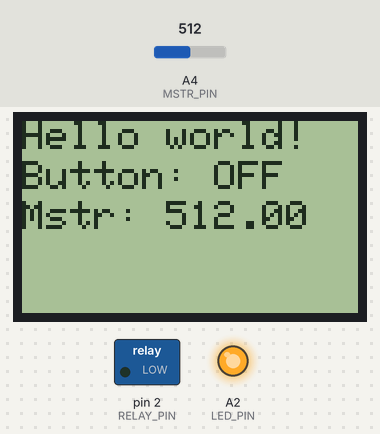
A sketch run on a simulated Arduino Uno, built with avr-gcc and run on an emulated ATmega328P. On the bench: 84×48 one-colour display, switched loads named in the sketch (green lamp = pin HIGH), output pins drawn as LEDs (lit = HIGH). Inputs (shaded band) come from the test bench; at power-on: A4 (MSTR_PIN) = 512.

Above: at 2.6 s.
2.7 s: A4 (MSTR_PIN) set to 716
At 4.8 s:
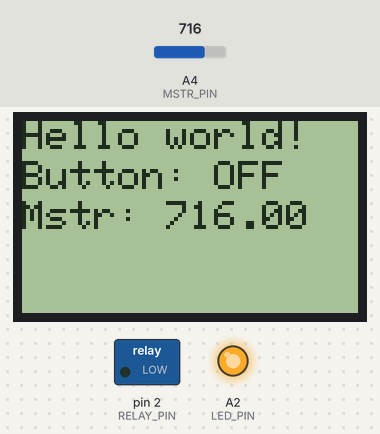
5.5 s: A4 (MSTR_PIN) set to 900
At 6.3 s:
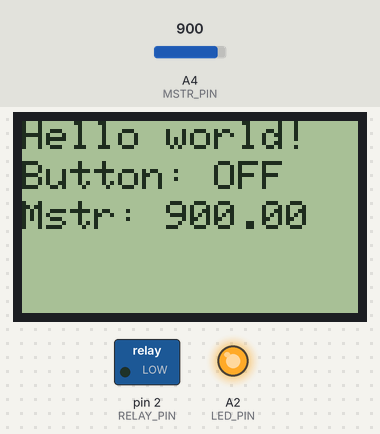
8.3 s: A4 (MSTR_PIN) set to 1023
At 10.6 s:
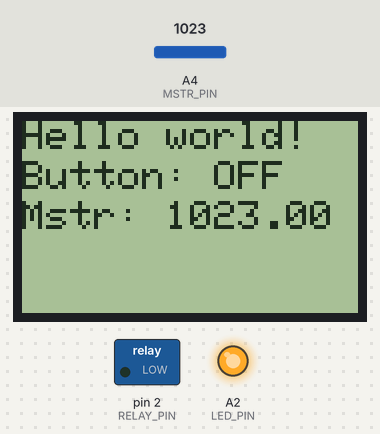
Timing chart, 0 to 12.1 s (numbered marks = the images above; inputs shaded):
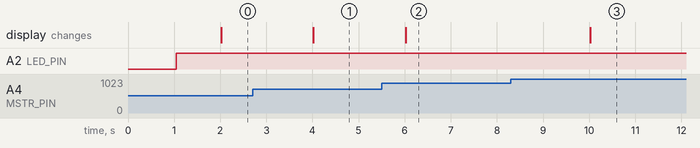

The sketch:

Irrigation20.ino
```cpp
//#include <Arduino.h>
#include "UIController.h"
#include "MeasureStore.h"
#include "IrrigateTask.h"

#define RELAY_PIN 2        // Pomp relay
// Nokia 5110
#define DISP_RST_PIN 4     // LCD reset (RST)
#define DISP_CS_PIN 5      // LCD chip select (CS)
#define DISP_DC_PIN 6      // Data/Command select (D/C)
#define DISP_DIN_PIN 7     // Serial data out (DIN)
#define DISP_SCLK_PIN 8    // Serial clock out (SCLK)
// Button
#define BUTTON_PIN 3      // Green button
// Led
#define LED_PIN A2        // Green led
#define MSTR_PIN A4       // Moisture sensor pin

// Encoder
#define ENCODER_S1_PIN 12  // Encoder S1
#define ENCODER_S2_PIN 11  // Encoder S2
#define ENCODER_KEY_PIN 10 // Encoder button

MeasureStoreSingle MoistreMeasureStore;


UIController gUIC(DISP_SCLK_PIN, DISP_DIN_PIN, DISP_DC_PIN, DISP_CS_PIN, DISP_RST_PIN, LED_PIN, ENCODER_S1_PIN, ENCODER_S2_PIN, ENCODER_KEY_PIN, &MoistreMeasureStore);

IrrigateTask gIrrigateTask(MSTR_PIN, &MoistreMeasureStore, RELAY_PIN);

void setup() {
  gIrrigateTask.Setup();
  gUIC.Setup();
}

void loop() {
  gIrrigateTask.Exec();
  gUIC.Exec();
}
```

ButtonController.cpp
```cpp
#include "ButtonController.h"
#include <Arduino.h>

ButtonController::ButtonController(const int pin, const int id, CQueue* queue):
  _button(pin)
{
  _id = id;
  _pinState = pin;
  _queue = queue;
}

void ButtonController::Setup()
{
  pinMode(_pinState, INPUT);
}

int ButtonController::GetState()
{
  return _state;
}
void ButtonController::SetState(int newState)
{
  _state = newState;
}

void ButtonController::Exec()
{
  SetState(digitalRead(_pinState));
}
```

ButtonController.h
```cpp
#ifndef file_ButtonController
#define file_ButtonController

#include "CQueue.h"
#include "GyverButton.h"

class ButtonController
{
  private:
  int _id;
  int _pinState;
  int _state;
  CQueue* _queue;
  GButton _button;

  public:
  ButtonController(const int pin, const int id, CQueue* queue);

  void Setup();
  int GetState();
  void SetState(int newState);
  void Exec();
};

#endif
```

CEncoder.cpp
```cpp
#include "CEncoder.h"

CEncoder::CEncoder(const byte id, const byte pinS1, const byte pinS2, const byte pinKey, CEventQueue* queue)
  :encoder(pinS1, pinS2, pinKey)
{
  _id = id;
  _pinS1 = pinS1;
  _pinS2 = pinS2;
  _pinKey = pinKey;
  _eventQueue = queue;
}

void CEncoder::Setup()
{
  encoder.setType(TYPE2); ;
}

void CEncoder::Exec()
{
  encoder.tick();

  Event event;
  if (encoder.isRight())
  {
    //Serial.println("-1");         // если был поворот
    event.Type = EventType::EncoderChange;
    event.id = _id;
    event.value = -1;
    _eventQueue->Push(event);
  }
  else if (encoder.isLeft())
  {
    //Serial.println("+1");
    event.Type = EventType::EncoderChange;
    event.id = _id;
    event.value = 1;
    _eventQueue->Push(event);
  }
  else if (encoder.isRightH())
  {
    //Serial.println("-10"); // если было удержание + поворот
    event.Type = EventType::EncoderChange;
    event.id = _id;
    event.value = -10;
    _eventQueue->Push(event);
  }
  else if (encoder.isLeftH())
  {
    //Serial.println("+10");
    event.Type = EventType::EncoderChange;
    event.id = _id;
    event.value = 10;
    _eventQueue->Push(event);
  }
  else if (encoder.isClick())
  {
    //Serial.println("ButtonDown");
    event.Type = EventType::ButtonDown;
    event.id = _id;
    _eventQueue->Push(event);
  }
}
```

CEncoder.h
```cpp
#ifndef file_CEncoder
#define file_CEncoder

#include "CEventQueue.h"
#include "GyverEncoder.h"

class CEncoder
{
  private:
    byte _id;
    byte _pinS1;
    byte _pinS2;
    byte _pinKey;
    Encoder encoder;
    CEventQueue* _eventQueue;

  public:
    CEncoder(const byte id, const byte pinS1, const byte pinS2, const byte pinKey, CEventQueue* queue);
    void Setup();
    void Exec();
};

#endif
```

CEventQueue.cpp
```cpp
#include "CEventQueue.h"

CEventQueue::CEventQueue()
{
  _capacity = 1;
  _size = 0;
}

byte CEventQueue::Capacity()
{
  return _capacity;
}

byte CEventQueue::Size()
{
  return _size;
}

bool CEventQueue::IsEmpty()
{
  return Size() == 0;
}

void CEventQueue::Push(Event value)
{
  if (IsEmpty())
  {
    _event = value;
    _size = 1;
//    Serial.println("====== QueuePush ==========");
//    Serial.print("{");
//    Serial.print(byte(value.Type));
//    Serial.print(", ");
//    Serial.print(value.id);
//    Serial.println("}");
  }
}

Event CEventQueue::Pop()
{
  if (!IsEmpty())
  {
    _size = 0;
  }
  return _event;
}

void CEventQueue::Clear()
{
  while (!IsEmpty())
  {
    Pop();
  };
}
```

CEventQueue.h
```cpp
#ifndef file_CEventQueue
#define file_CEventQueue

#include <Arduino.h>

enum class EventType
{
    EncoderChange = 3,
    ButtonDown = 1,
    ButtonUp = 2,
    ButtonClick = 4,
    ButtonDoubleClick = 5
};

struct Event
{
  EventType Type;
  byte id;
  int value;
};

class CEventQueue
{
  private:
    byte _capacity;
    byte _size;
    Event _event;

  public:
    CEventQueue();
    byte Capacity();
    byte Size();
    bool IsEmpty();
    void Push(Event value);
    Event Pop();
    void Clear();
};

#endif
```

CQueue.cpp
```cpp
#include "CQueue.h"

CQueue::CQueue()
{
  _size = 0;
  _capacity = QUEUE_CAPACITY;
  _head = 0;
  _tail = 0;
}

void CQueue::Push(QueueData data)
{
  if (Size() < Capacity())
  {
    _data[_head] = data;
    _head = Next(_head);
    _size++;
  }
}

QueueData CQueue::Pop()
{
  QueueData result = _data[_tail];
  if (!IsEmpty())
  {
    _tail = Next(_tail);
    _size--;
  }

  return result;
}

byte CQueue::Size()
{
  return _size;
}

byte CQueue::Capacity()
{
  return _capacity;
}

bool CQueue::IsEmpty()
{
  return _size == 0;
}

byte CQueue::Next(const byte ind)
{
  byte result = ind+1;
  if (result == Capacity())
  {
    result = 0;
  }
  return result;
}
```

CQueue.h
```cpp
#ifndef file_CQueue
#define file_CQueue

#define QUEUE_CAPACITY 2

#include<Arduino.h>

enum class EventType
{
    EncoderChange = 3,
    ButtonDown = 1,
    ButtonUp = 2,
    ButtonClick = 4,
    ButtonDoubleClick = 5
};

struct QueueData
{
  EventType Type;
  byte id;
  int value;
};

class CQueue
{
  private:
    QueueData _data[QUEUE_CAPACITY];
    byte _size;
    byte _capacity;
    byte _head = 0;
    byte _tail = 0;

    byte Next(const byte ind);

  public:

    CQueue();
    void Push(QueueData data);
    QueueData Pop();
    byte Size();
    byte Capacity();
    bool IsEmpty();
};

#endif
```

IrrigateTask.cpp
```cpp
  #include "IrrigateTask.h"

  IrrigateTask::IrrigateTask(const int sensorPin, MeasureStore* store, const int pompPin):
    _pomp(pompPin)
  {
    _store = store;
    _sensorPin = sensorPin;
  }

  void IrrigateTask::Setup()
  {
    _lastTime = millis();
    _period = 2000;
  }

  void IrrigateTask::Exec()
  {
    if (millis()-_lastTime < _period)
    {
      return;
    }

    _lastTime = millis();

    float measure = analogRead(_sensorPin);
    _store->SetMeasure(measure);

    if (_pomp.GetState()==HIGH)
    {
      //_pomp.OFF();
    }
    else
    {
      //_pomp.ON();
    }
  }
```

IrrigateTask.h
```cpp
#ifndef file_IrrigateTask
#define file_IrrigateTask
#include "MeasureStore.h"
#include "PompRelayModule.h"

class IrrigateTask
{
  private:
    long _lastTime = 0;
    long _period = 2000;
    MeasureStore* _store;
    int _sensorPin;
    PompRelayModule _pomp;

  public:
  IrrigateTask(const int sensorPin, MeasureStore* store, const int pompPin );
  void Setup();
  void Exec();
};

#endif
```

LedController.cpp
```cpp
#include "LedController.h"

LedController::LedController(const int ledPin)
{
  _pin = ledPin;
  pinMode(_pin, OUTPUT);
}

void LedController::Setup()
{
  Setup(SolidMode);
}

void LedController::Setup(const byte ledMode)
{
  SetMode(ledMode);
  SetState(LedON);
}

void LedController::SetMode(const byte ledMode)
{
  if (_LedMode == ledMode) { return; }

  if(ledMode == DotMode)
  {
    _LedMode = ledMode;
    _nextTime = millis();
    _pinState = HIGH;
  }
  else //ledMode == SolidMode
  {
    _LedMode = SolidMode;
    _pinState = HIGH;
  }
  UpdatePin();
}

const byte LedController::GetMode()
{
  return _LedMode;
}

void LedController::SetState(const int ledState){
  _state = ledState;
}

const int LedController::GetState()
{
  return _state;
}

void LedController::Exec()
{
  if (GetState() == LedOFF)
  {
    if (_pinState == HIGH)
    {
      _pinState = LOW;
      UpdatePin();
    }
  }
  else //  GetState() == LedON
  {
    if (GetMode() == SolidMode)
    {
      if (_pinState == LOW)
      {
        _pinState = HIGH;
        UpdatePin();
      }
    }
    else if( GetMode() == DotMode)
    {
      if (millis()>_nextTime)
      {
        _nextTime += _period;
        _pinState = _pinState==HIGH?LOW:HIGH;
        UpdatePin();
      }
    }
  }
}

////////////////
void LedController::UpdatePin()
{
  digitalWrite(_pin, _pinState);
}
```

LedController.h
```cpp
#ifndef file_LedController
#define file_LedController

#include <Arduino.h>

// Led Mode const
#define SolidMode 0
#define DotMode 1

// Led State const
#define LedON 0
#define LedOFF 1

class LedController
{
  private:
    byte _LedMode = SolidMode;
    int _pin;
    int _state = LedOFF;
    int _pinState = LOW;
    long _nextTime = 0;
    int _period = 500;

    void UpdatePin();

  public:
    LedController(const int ledPin);
    void Setup();
    void Setup(const byte ledMode);
    //void Setup(const int state, const byte ledMode);
    void SetMode(const byte ledMode);
    const byte GetMode();
    void SetState(const int ledState);
    const int GetState();
    void Exec();
};

#endif
```

MeasureStore.cpp
```cpp
#include "MeasureStore.h"

void MeasureStoreSingle::SetMeasure(const float measure)
{
   _measure = measure;
   _isNewMeasureExists = true;
};

bool MeasureStoreSingle::IsNewMeasureExists()
{
   return _isNewMeasureExists;
}

float MeasureStoreSingle::GetMeasure()
{
   _isNewMeasureExists = false;
   return _measure;
}

//================================ MeasureStoreCompositor ==========================
void MeasureStoreCompositor::SetMeasure(const float measure)
{
  for(int i = 0; i<_count; i++)
  {
    _stores[i]->SetMeasure(measure);
  }
}

void MeasureStoreCompositor::AddMeasureStore(MeasureStore* measureStore)
{
  if (_count < 9)
  {
    _stores[_count] = measureStore;
    _count++;
  }
}
```

MeasureStore.h
```cpp
#ifndef file_MeasureStore
#define file_MeasureStore

#include <Arduino.h>

class MeasureStore
{
  public:
  virtual void SetMeasure(const float measure)=0;
};
///////////////////////////////////
class MeasureStoreSingle: public MeasureStore
{
  private:
    float _measure = 0;
    bool _isNewMeasureExists = false;

  public:
    virtual void SetMeasure(const float measure);
    bool IsNewMeasureExists();
    float GetMeasure();
};
////////////////////////////////////
class MeasureStoreCompositor: public MeasureStore
{
  private:
    MeasureStore* _stores[10];
    byte _count = 0;

  public:
    virtual void SetMeasure(const float measure);
    void AddMeasureStore(MeasureStore* measureStore);
};


#endif
```

PompRelayModule.cpp
```cpp
#include "PompRelayModule.h"
#include <arduino.h>

PompRelayModule::PompRelayModule(int pin)
{
  _pin = pin;
  pinMode(_pin, OUTPUT);
}

void PompRelayModule::ON()
{
  digitalWrite(_pin, HIGH);
}

void PompRelayModule::OFF()
{
  digitalWrite(_pin, LOW);
}

int PompRelayModule::GetState()
{
  return digitalRead(_pin);
}
```

PompRelayModule.h
```cpp
#ifndef file_PompRelayModule
#define file_PompRelayModule

class PompRelayModule
{
  private:
    int _pin = 0;
  public:
    PompRelayModule(int pin);
    void ON();
    void OFF();
    int GetState();
};
#endif
```

UARTTask.cpp
```cpp
#include "UARTTask.h"
UARTTask::UARTTask(MeasureStoreSingle* store)
{
  _store = store;
}

void UARTTask::Setup()
{
  Serial.begin(9600);
}

void UARTTask::Exec()
{

}
```

UARTTask.h
```cpp
#ifndef file_UARTTask
#define file_UARTTask

#include "MeasureStore.h"

class UARTTask
{
  private:
    MeasureStoreSingle* _store;
  public:
    UARTTask(MeasureStoreSingle* store);
    void Setup();
    void Exec();
};
#endif
```

UIController.cpp
```cpp
#include "UIController.h"

  UIController::UIController(const int dispSCLK,
               const int dispDIN,
               const int dispDC,
               const int dispCS,
               const int dispRST,
               const int ledPin,
               const int encS1,
               const int encS2,
               const int encKey,
               MeasureStoreSingle* moistreSensorStore ): _display(dispSCLK,dispDIN,dispDC,dispCS,dispRST),
                                  _ledGreen(ledPin)
  {
    _moistreSensorStore = moistreSensorStore;
  }

  void UIController::Setup()
  {
    _lastButtonState = LOW;
    //_button.Setup();
    _ledGreen.Setup();

    // инициализация и очистка дисплея
    _display.begin(60);
    _display.clearDisplay();
    _display.display();

    delay(1000);
  }

  void UIController::DrawPage1()
  {
    _display.clearDisplay();
    _display.setTextSize(1); // установка размера шрифта
    _display.setTextColor(BLACK); // установка цвета текста

    _display.setCursor(0,0); // установка позиции курсора
    _display.println("Hello world!");

    _display.setCursor(0,10); // установка позиции курсора
    String temp = "OFF"; //_button.GetState()==LOW?"ON":"OFF";
    _display.println("Button: "+temp);

    _display.setCursor(0,20); // установка позиции курсора
    temp = String(_moistreSensorStore->GetMeasure());
    _display.println("Mstr: "+temp);

    _display.display();
  }

  bool UIController::IsNeedUpdate()
  {
    //if(_lastButtonState != _button.GetState())
    // {
    //  return true;
    //}

    if(_moistreSensorStore->IsNewMeasureExists())
    {
      return true;
    }

    return false;
  }

  void UIController::Exec()
  {
    //_button.Exec();
    _ledGreen.Exec();

    if (IsNeedUpdate())
    {
      //_lastButtonState = _button.GetState();
      DrawPage1();
      //if (_button.GetState()==LOW)
      //{
      //  _ledGreen.SetMode(DotMode);
     // }
      //else
      //{
       // _ledGreen.SetMode(SolidMode);
      //}
    }
  }
```

UIController.h
```cpp
#ifndef file_UIController
#define file_UIController

#include <Adafruit_GFX.h>
#include <Adafruit_PCD8544.h>
//#include "ButtonController.h"
#include "LedController.h"
#include "MeasureStore.h"

class UIController
{
  private:
  Adafruit_PCD8544 _display;
  //ButtonController _button;
  LedController _ledGreen;

  int _lastButtonState;
  MeasureStoreSingle* _moistreSensorStore;

  public:
  UIController(const int dispSCLK,
               const int dispDIN,
               const int dispDC,
               const int dispCS,
               const int dispRST,
               const int ledPin,
               const int encS1,
               const int encS2,
               const int encKey,
               MeasureStoreSingle* moistreSensorStore);
  void Setup();
  void DrawPage1();
  bool IsNeedUpdate();
  void Exec();
};

#endif
```

Measured:
- after the input at 2.7 s, the display: changes after 1.3 s (image 1)
- after the input at 5.5 s, the display: changes after 0.52 s (image 2)
- after the input at 8.3 s, the display: changes after 1.7 s (image 3)
